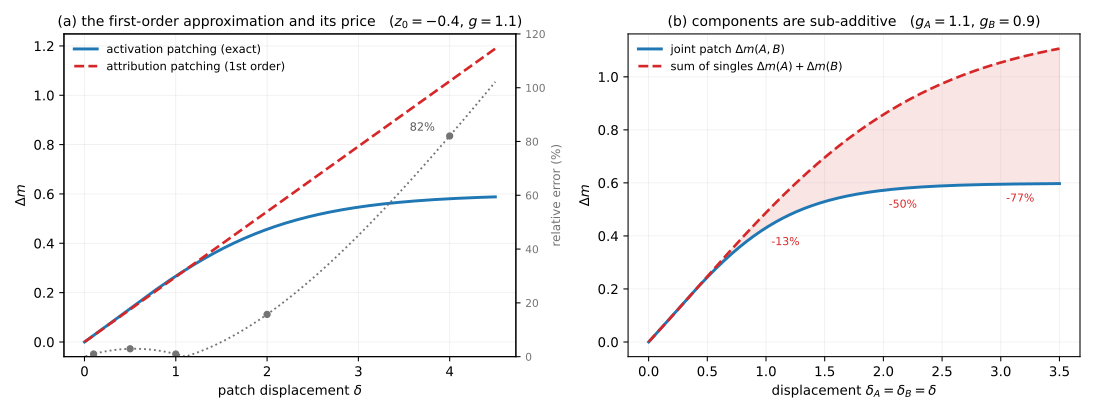

Write the Python code that produced this figure.
"""Appendix C: the two approximations that circuit discovery quietly relies on.

Two panels. Fully deterministic -- closed forms only, no rng at all.

THE SETUP. A patching experiment measures how a metric m moves when an activation
is replaced. Write the metric as a saturating readout of a logit, which is what it
always is in practice because the metric is a logit difference through a softmax:

    m(delta) = sigma( z0 + g * delta ),        sigma(z) = 1/(1+e^{-z})

with z0 the clean operating point and g the sensitivity of the logit to the
patched component.

(left) ACTIVATION PATCHING vs ATTRIBUTION PATCHING. Activation patching evaluates
m exactly and costs one forward pass per component. Attribution patching replaces
it with a first-order expansion around the clean point, costing ONE backward pass
for all components at once:

    Delta_m_exact  = sigma(z0 + g*delta) - sigma(z0)
    Delta_m_linear = sigma'(z0) * g * delta,        sigma'(z0) = sigma(z0)(1-sigma(z0))

The saving is what makes attribution patching usable at scale; the price is the
second-order remainder. At z0 = -0.4, g = 1.1 the relative error runs

    delta = 0.1 -> 1.0% ;  0.5 -> 2.9% ;  1.0 -> 1.0% ;  2.0 -> 15.7% ;  4.0 -> 82.0%

Note the error is NOT monotone in delta: sigma is convex below its inflection and
concave above, so at z0 = -0.4 the linear approximation crosses the exact curve
near delta ~ 0.36 and the signed error changes sign there. What is monotone, and
what matters, is that once the readout saturates the approximation fails badly --
82% at delta = 4. The honest reading is that attribution patching is a screening
instrument valid near the operating point, not a substitute for the exact
intervention on large effects.

(right) WHY SINGLE-COMPONENT EFFECTS DO NOT ADD. Patch two components with
sensitivities gA, gB and displacements dA, dB. Because sigma is nonlinear,

    Delta_m(A,B)  !=  Delta_m(A) + Delta_m(B)

and the gap is a genuine interaction term, not an error:

    interaction = [sigma(z0+gA*dA+gB*dB) - sigma(z0)] - [sigma(z0+gA*dA) - sigma(z0)]
                                                      - [sigma(z0+gB*dB) - sigma(z0)]

At gA = 1.1, gB = 0.9 the interaction is -1.2% of the joint effect at dA=dB=0.5,
-13.3% at 1.0, -49.9% at 2.0, and -77.2% at 3.0. It is NEGATIVE throughout: the
components are SUB-additive, so adding up singleton ablation effects
systematically OVERSTATES what the pair does together. Any greedy circuit search
that scores components one at a time and sums, or that thresholds on singleton
importance, inherits this bias -- and it grows precisely in the regime where the
components matter most.

This is a property of the saturating readout alone. It requires no interaction in
the network's own computation: two perfectly independent components still fail to
add, because the metric they are read through is nonlinear. That distinction --
interaction in the MEASUREMENT versus interaction in the MECHANISM -- is the one a
circuit claim has to separate, and it is the first-principles form of the 2026
multiple-mediator critique the survey cites.

NOTHING HERE IS MEASURED FROM A MODEL. z0, g, gA, gB are parameters of the
closed form, chosen to put the clean point in the sensitive region of the sigmoid
where patching experiments are actually run. No model was run and none is claimed.

Outputs:
  appendix-c-patching-approximation.svg
  appendix-c-patching-approximation.json
"""
import json
import pathlib

import matplotlib
matplotlib.use("Agg")
import matplotlib.pyplot as plt
import numpy as np

HERE = pathlib.Path(__file__).resolve().parent
STEM = "appendix-c-patching-approximation"

Z0, G = -0.4, 1.1          # clean operating point and single-component sensitivity
GA, GB = 1.1, 0.9          # two-component sensitivities

sigma = lambda z: 1.0 / (1.0 + np.exp(-z))
dsigma = lambda z: sigma(z) * (1.0 - sigma(z))

# ---------------------------------------------------------------- panel (left)
delta = np.linspace(0.0, 4.5, 400)
exact = sigma(Z0 + G * delta) - sigma(Z0)
linear = dsigma(Z0) * G * delta
with np.errstate(divide="ignore", invalid="ignore"):
    rel = np.where(np.abs(exact) > 1e-9, np.abs(linear - exact) / np.abs(exact), np.nan)

MARKS = [0.1, 0.5, 1.0, 2.0, 4.0]
mark_rows = []
for d in MARKS:
    e = float(sigma(Z0 + G * d) - sigma(Z0))
    l = float(dsigma(Z0) * G * d)
    mark_rows.append({"delta": d, "exact": round(e, 6), "first_order": round(l, 6),
                      "rel_error": round(abs(l - e) / abs(e), 4)})

# --------------------------------------------------------------- panel (right)
dd = np.linspace(0.0, 3.5, 400)
dmA = sigma(Z0 + GA * dd) - sigma(Z0)
dmB = sigma(Z0 + GB * dd) - sigma(Z0)
dmAB = sigma(Z0 + GA * dd + GB * dd) - sigma(Z0)
inter = dmAB - (dmA + dmB)

INTER_MARKS = [0.5, 1.0, 2.0, 3.0]
inter_rows = []
for d in INTER_MARKS:
    a = float(sigma(Z0 + GA * d) - sigma(Z0))
    b = float(sigma(Z0 + GB * d) - sigma(Z0))
    ab = float(sigma(Z0 + GA * d + GB * d) - sigma(Z0))
    inter_rows.append({"d": d, "joint": round(ab, 6), "sum_of_singles": round(a + b, 6),
                       "interaction": round(ab - (a + b), 6),
                       "interaction_frac_of_joint": round((ab - (a + b)) / ab, 4)})

# ------------------------------------------------------------------ rendering
fig, (axL, axR) = plt.subplots(1, 2, figsize=(11.4, 4.3))

axL.plot(delta, exact, lw=2.2, color="#1f77b4", label=r"activation patching (exact)")
axL.plot(delta, linear, lw=2.0, color="#d62728", ls="--", label=r"attribution patching (1st order)")
axL.set_xlabel(r"patch displacement $\delta$")
axL.set_ylabel(r"$\Delta m$")
axL.set_title(rf"(a) the first-order approximation and its price   ($z_0={Z0}$, $g={G}$)", fontsize=10.5)
axL.legend(fontsize=8.6, frameon=False, loc="upper left")
axL.grid(alpha=.25, lw=.5)
ax2 = axL.twinx()
ax2.plot(delta, 100 * rel, lw=1.4, color="0.45", ls=":")
ax2.set_ylabel("relative error (%)", color="0.45", fontsize=9)
ax2.tick_params(axis="y", labelcolor="0.45", labelsize=8)
ax2.set_ylim(0, 120)
for r in mark_rows:
    ax2.plot([r["delta"]], [100 * r["rel_error"]], "o", ms=4.5, color="0.45")
ax2.annotate(f"{mark_rows[-1]['rel_error']:.0%}", (4.0, 100 * mark_rows[-1]["rel_error"]),
             textcoords="offset points", xytext=(-30, 4), fontsize=8.5, color="0.35")

axR.plot(dd, dmAB, lw=2.2, color="#1f77b4", label=r"joint patch $\Delta m(A,B)$")
axR.plot(dd, dmA + dmB, lw=2.0, color="#d62728", ls="--", label=r"sum of singles $\Delta m(A)+\Delta m(B)$")
axR.fill_between(dd, dmAB, dmA + dmB, color="#d62728", alpha=.12)
axR.set_xlabel(r"displacement $\delta_A=\delta_B=\delta$")
axR.set_ylabel(r"$\Delta m$")
axR.set_title(rf"(b) components are sub-additive   ($g_A={GA}$, $g_B={GB}$)", fontsize=10.5)
axR.legend(fontsize=8.6, frameon=False, loc="upper left")
axR.grid(alpha=.25, lw=.5)
for r in inter_rows[1:]:
    axR.annotate(f"{r['interaction_frac_of_joint']:+.0%}", (r["d"], r["joint"]),
                 textcoords="offset points", xytext=(4, -13), fontsize=8.2, color="#d62728")

fig.tight_layout()
fig.savefig(HERE / f"{STEM}.svg")

data = {
    "constants": {"z0": Z0, "g": G, "gA": GA, "gB": GB,
                  "deterministic": True, "rng_used": False},
    "closed_forms": {
        "exact": "Delta_m = sigma(z0 + g*delta) - sigma(z0)",
        "first_order": "Delta_m ~= sigma'(z0) * g * delta,  sigma'(z0)=sigma(z0)(1-sigma(z0))",
        "interaction": "Delta_m(A,B) - Delta_m(A) - Delta_m(B)",
        "sign_change_note": "signed first-order error changes sign near the sigmoid inflection (delta ~ 0.36 at z0=-0.4); the plotted relative error is |.| and is therefore non-monotone",
    },
    "panel_a_first_order_error": mark_rows,
    "panel_b_interaction": inter_rows,
    "reading": "interaction is negative throughout: summing singleton ablation effects OVERSTATES the joint effect, and the bias grows with effect size",
}
(HERE / f"{STEM}.json").write_text(json.dumps(data, indent=1) + "\n", encoding="utf-8")

print(f"wrote {STEM}.svg / .json")
for r in mark_rows:
    print(f"  delta={r['delta']:<4} exact={r['exact']:+.4f} linear={r['first_order']:+.4f} rel.err={r['rel_error']:.1%}")
for r in inter_rows:
    print(f"  d={r['d']:<4} joint={r['joint']:+.4f} sum={r['sum_of_singles']:+.4f} interaction={r['interaction_frac_of_joint']:+.1%}")
